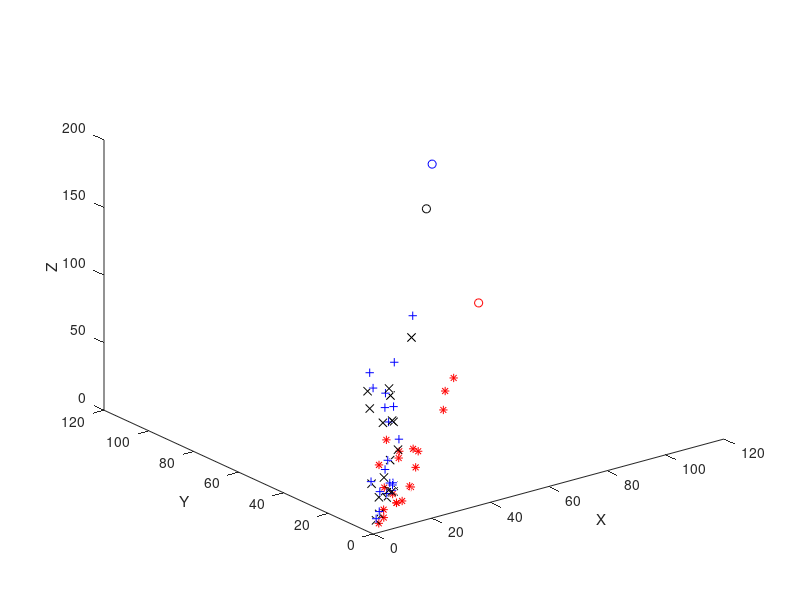

Source code (MATLAB):
function plot_XYZ
% This function plots the CIEXYZ values for the twenty objects in chips20
% under three different illuminations, Tungsten60W (shown red), plank90K (shown blue) 
% and CIED65 (shown black). The CIEXYZ for the light sources are shown
% using green circles.

load spectra
xyz2=xyz(5:65,:);
illum=[Tungsten60W(5:65,:),plank90K(5:65,:),CIED65(5:65,:)];

figure
for j=1:3
    illumination=illum(:,j);
    k=100/sum(illumination.*xyz2(:,2));
    XYZn(1)=k*sum(ones(61,1).*illumination.*xyz2(:,1));
    XYZn(2)=k*sum(ones(61,1).*illumination.*xyz2(:,2));
    XYZn(3)=k*sum(ones(61,1).*illumination.*xyz2(:,3));
    for i=1:20
        reflectance=chips20(i,:)';
        XYZ(i,1)=k*sum(reflectance.*illumination.*xyz2(:,1));
        XYZ(i,2)=k*sum(reflectance.*illumination.*xyz2(:,2));
        XYZ(i,3)=k*sum(reflectance.*illumination.*xyz2(:,3));
        
        if j==1
            col='r*';
            col2='ro';
        elseif j==2
            col='b+';
            col2='bo';
        else
            col='kx';
            col2='ko';
        end
        plot3(XYZ(i,1),XYZ(i,2),XYZ(i,3),col)
        hold on
    end
    plot3(XYZn(1),XYZn(2),XYZn(3),col2)
    
% Create zlabel
zlabel('Z');

% Create ylabel
ylabel('Y');

% Create xlabel
xlabel('X');
end
